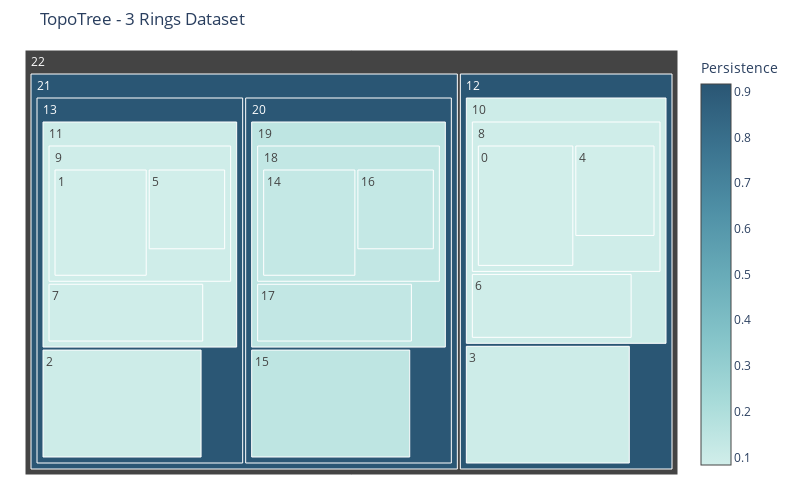

Notebook source saved alongside this figure:
### Code cell
fig = plot_hierarchical_treemap(df_comp_rings)
fig.update_layout(title='TopoTree - 3 Rings Dataset')
fig.show()

### Figure 1 — Plotly figure (JSON) as saved in the notebook; plotly's stock layout.template omitted (floating-point values rounded to 4 significant figures)
{"data": [{"branchvalues": "total", "hovertemplate": "<b>Component #%{label} </b> <br> Points: %{value}<br> Persistence: %{color:.2f}<br> Parent: #%{parent}", "labels": [0, 1, 2, 3, 4, 5, 6, 7, 8, 9, 10, 11, 12, 13, 14, 15, 16, 17, 18, 19, 20, 21, 22], "marker": {"colorbar": {"title": {"text": "Persistence"}}, "colors": [0.08321, 0.08321, 0.09777, 0.09777, 0.08321, 0.08321, 0.08952, 0.08952, 0.08952, 0.08952, 0.09777, 0.09777, 0.917, 0.9128, 0.1262, 0.1482, 0.1262, 0.1356, 0.1356, 0.1482, 0.9128, 0.917, null], "colorscale": [[0, "rgb(209, 238, 234)"], [0.1667, "rgb(168, 219, 217)"], [0.3333, "rgb(133, 196, 201)"], [0.5, "rgb(104, 171, 184)"], [0.6667, "rgb(79, 144, 166)"], [0.8333, "rgb(59, 115, 143)"], [1, "rgb(42, 86, 116)"]], "showscale": true}, "maxdepth": -1, "name": "", "parents": [8, 9, 13, 12, 8, 9, 10, 11, 10, 11, 12, 13, 22, 21, 18, 20, 18, 19, 19, 20, 21, 22, null], "type": "treemap", "values": [275, 275, 285, 285, 173, 173, 185, 185, 504, 504, 722, 722, 1070, 1070, 275, 285, 173, 185, 504, 722, 1070, 2140, 3210]}], "layout": {"height": 500, "margin": {"b": 25, "l": 25, "r": 25, "t": 50}, "title": {"text": "TopoTree - 3 Rings Dataset"}, "width": 800}}
